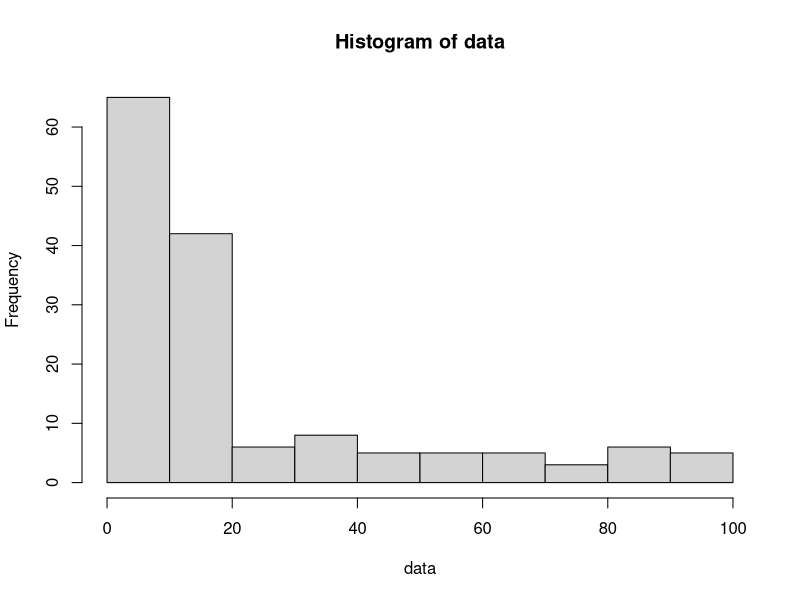
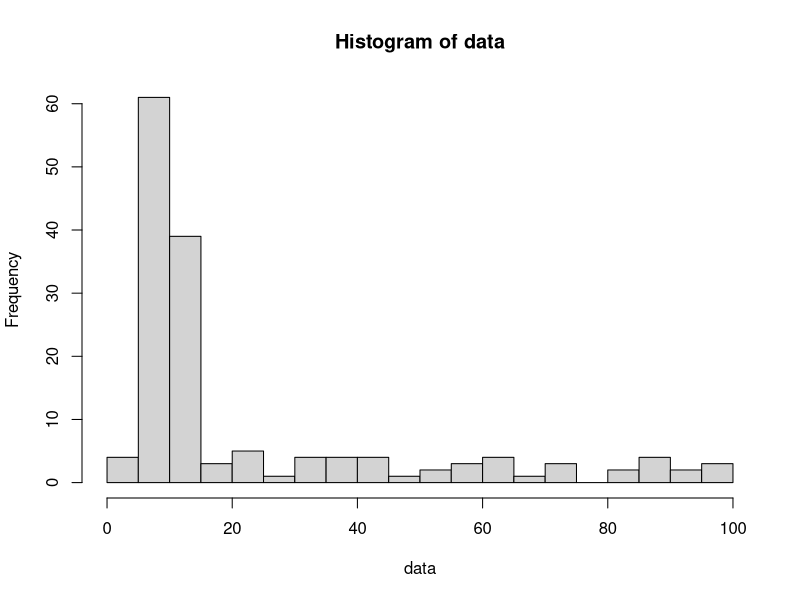
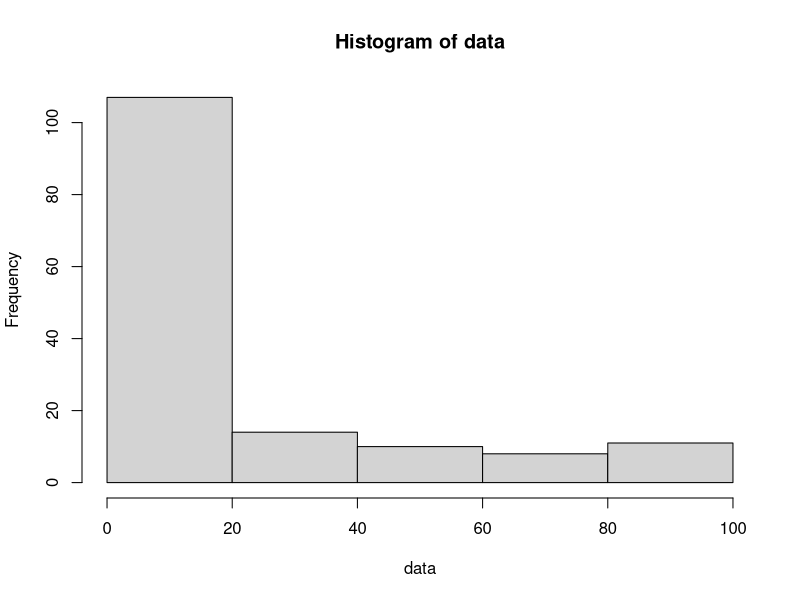
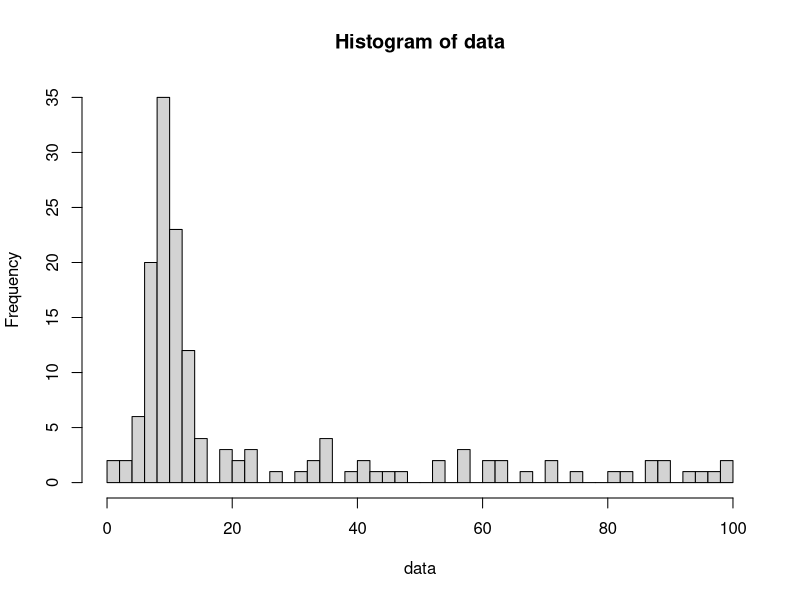
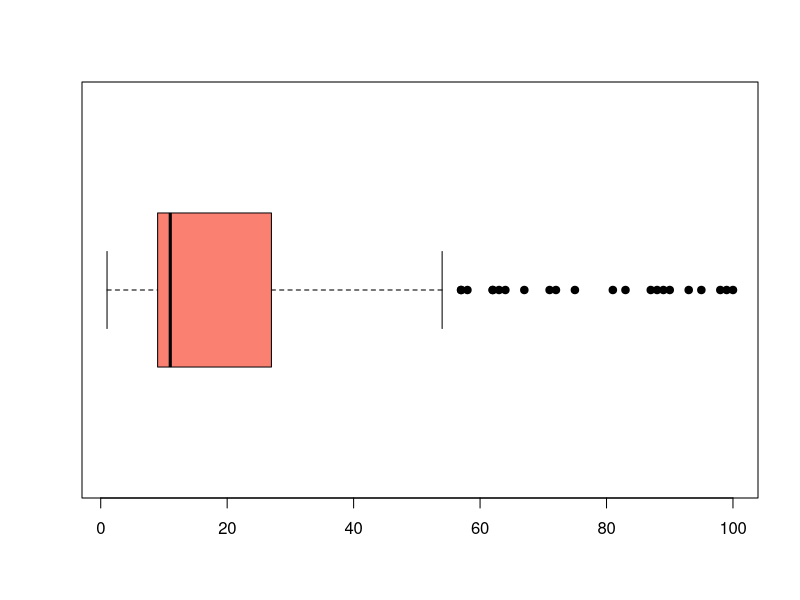
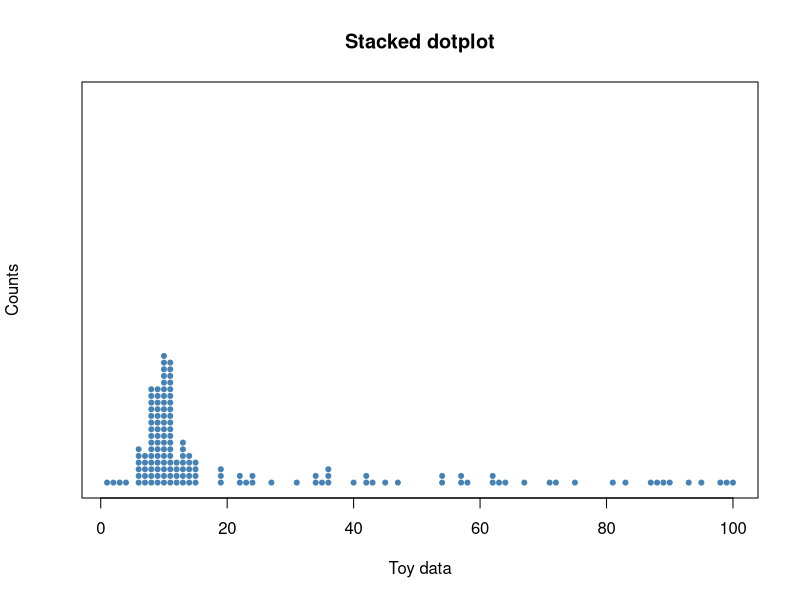

Source code (R) for these figures, in order:
data<-c(sample(1:100, 50, replace=TRUE), rbinom(100, size=25, prob=0.4))

hist(data)
hist(data, breaks=25)
hist(data, breaks=5)
hist(data, breaks=50)

bp=boxplot(data, col="salmon", pch=19, horizontal=TRUE)
bp$out

stripchart(data, method="stack",
           at=0,
           pch=20,
           col="steelblue",
           main="Stacked dotplot",
           xlab="Toy data",
           ylab="Counts")

summary(data)

var(data)
s.squared=sum((data-mean(data))^2)/(length(data)-1)
s.squared

sd(data)
sqrt(s.squared)
